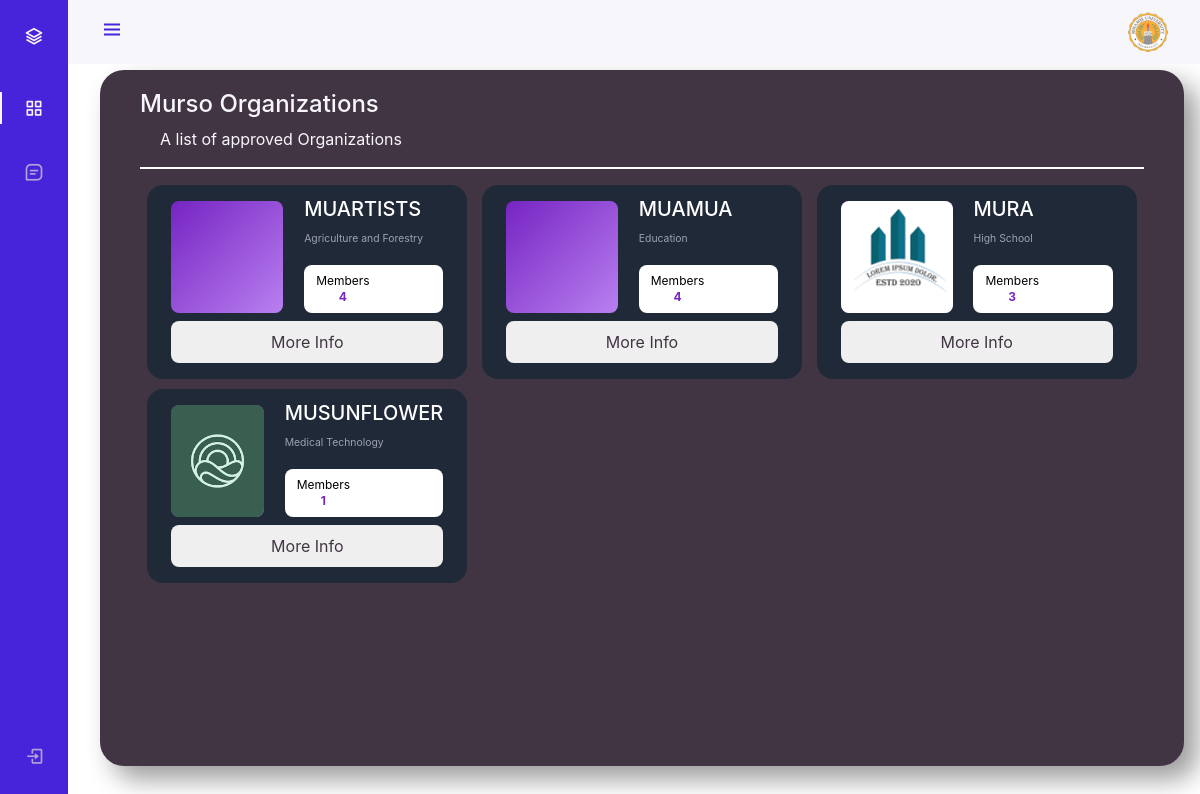
The page / on the database its author committed.
### tables this page shows
CREATE TABLE `organization` (
  `org_id` int(11) NOT NULL,
  `filename` varchar(100) NOT NULL,
  `org_name` varchar(255) NOT NULL,
  `org_desc` varchar(255) NOT NULL,
  `org_dept` enum('Agriculture and Forestry','Arts and Sciences','Business and Management','Computer Studies','Criminology','Dentistry','Education','Engineering and Technology','Law','Maritime Education','Medical Technology','Nursing, Midwifery & Radiologic Technology','High School','Grade School') NOT NULL,
  `org_adviser` varchar(255) NOT NULL,
  `creation_date` date DEFAULT NULL
);

### index.php (the view, shortened to what this page needs)
<?php
include "config.php";
?>
<!DOCTYPE html>
<html lang="en">
<head>
    <link rel="stylesheet" href="https://cdn.jsdelivr.net/npm/boxicons@latest/css/boxicons.min.css">
    <link rel="stylesheet" href="./css/style.css">
    <link rel="stylesheet" href="https://cdn.jsdelivr.net/npm/bootstrap@4.6.2/dist/css/bootstrap.min.css">
</head>
<body id="body-pd">
    <header class="header" id="header">
        <div class="header_toggle"> <i class='bx bx-menu' id="header-toggle"></i> </div>
        <div class="header_img"> <img src="./img/MU_LOGO.png" alt="logo of misamis university"> </div>
    </header>
    <div class="l-navbar" id="nav-bar">
        <nav class="nav">
            <div> <a href="#" class="nav_logo"> <i class='bx bx-layer nav_logo-icon'></i> <span class="nav_logo-name">MU Murso</span> </a>
                <div class="nav_list">
                    <a href="index.php" class="nav_link active"> <i class='bx bx-grid-alt nav_icon'></i> <span class="nav_name">Organizations</span> </a>
                    <a href="view.php" class="nav_link"> <i class='bx bx-message-square-detail nav_icon'></i> <span class="nav_name">View Organizations</span> </a>
                </div>
            </div>
            <?php if (isset($_SESSION['user'])) : ?>
                <form action="" method="get">
                    <a href="?logout" class="nav_link"> <i class='bx bx-log-out nav_icon'></i> <span class="nav_name">SignOut</span> </a>
                </form>
            <?php else : ?>
                <a href="login.php" class="nav_link"> <i class='bx bx-log-in nav_icon'></i> <span class="nav_name">Login</span> </a>
            <?php endif; ?>
        </nav>
    </div>
    <?php
    $getOrg = "SELECT a.*, COUNT(b.org_id) AS num_members
                    FROM organization a
                    LEFT JOIN orgs_mem b ON a.org_id = b.org_id
                    GROUP BY a.org_id;";
    $getOrgRes = $mysql->query($getOrg);
    ?>
    <div class="content" style="margin-top: 70px;">
        <section class="main-section">
            <div class="top-section">
                <h4>Murso Organizations</h4>
                <p style="padding-left: 20px;">A list of approved Organizations</p>
                <hr style="border: 1px solid white">
            </div>
            <div class="card-content">
                <?php while ($row = $getOrgRes->fetch_assoc()) : ?>
                    <div class="cards">
                        <div class="infos">
                            <div class="image">
                                <?php if(!empty($row['filename'])): ?>
                                    <img class="image-holder"src="./img/<?php echo $row['filename'] ?>" alt="">
                                <?php endif;?>
                            </div>
                            <div class="info">
                                <div>
                                    <p class="name"><?= $row['org_name'] ?></p>
                                    <p class="function"><?= $row['org_dept'] ?></p>
                                </div>
                                <div class="stats">
                                    <p class="flex">Members<span class="state-value"><?= $row['num_members'] ?></span></p>
                                </div>
                            </div>
                        </div>
                        <a href="view.php?id=<?= $row['org_id'] ?>">
                            <button class="request" type="button">More Info</button>
                        </a>
                    </div>
                <?php endwhile;   ?>
            </div>
        </section>
    </div>
</body>
</html>

### css/style.css (style rules this page uses)
:root { --header-height: 3rem; --nav-width: 68px; --first-color: #4723d9; --first-color-light: #afa5d9; --white-color: #f7f6fb; --body-font: "Nunito", sans-serif; --normal-font-size: 1rem; --z-fixed: 100; }
body { position: relative; margin: var(--header-height) 0 0 0; padding: 0 1rem; font-family: var(--body-font); font-size: var(--normal-font-size); transition: 0.5s; }
a { text-decoration: none; }
.header { width: 100%; height: var(--header-height); position: fixed; top: 0; left: 0; display: flex; align-items: center; justify-content: space-between; padding: 0 1rem; background-color: var(--white-color); z-index: var(--z-fixed); transition: 0.5s; }
.header_toggle { color: var(--first-color); font-size: 1.5rem; cursor: pointer; }
.header_img { width: 35px; height: 35px; display: flex; justify-content: center; border-radius: 50%; overflow: hidden; }
.header_img img { width: 40px; }
.l-navbar { position: fixed; top: 0; left: -30%; width: var(--nav-width); height: 100vh; background-color: var(--first-color); padding: 0.5rem 1rem 0 0; transition: 0.5s; z-index: var(--z-fixed); }
.nav { height: 100%; display: flex; flex-direction: column; justify-content: space-between; overflow: hidden; }
.nav_logo, .nav_link { display: grid; grid-template-columns: max-content max-content; align-items: center; column-gap: 1rem; padding: 0.5rem 0 0.5rem 1.5rem; }
.nav_logo { margin-bottom: 2rem; }
.nav_logo-icon { font-size: 1.25rem; color: var(--white-color); }
.nav_link { position: relative; color: var(--first-color-light); margin-bottom: 1.5rem; transition: 0.3s; }
.nav_icon { font-size: 1.25rem; }
.active { color: var(--white-color); }
.active::before { content: ""; position: absolute; left: 0; width: 2px; height: 32px; background-color: var(--white-color); }
.content { position: relative; height: 87vh; background-color: #413543; border-radius: 24px; box-shadow: 13px 13px 26px #9b9b9b, -13px -13px 26px #ffffff; overflow: auto; }
.main-section { color: #f7f6fb; padding: 20px; margin: 0 20px; }
.card-content { display: grid; place-items: center; grid-template-columns: 1fr 1fr 1fr; row-gap: 10px; }
.cards { max-width: 320px; width: 100%; border-radius: 1rem; background-color: rgba(31, 41, 55, 1); padding: 1rem 1.5rem; background-color: rgb(31, 41, 55); }
.infos { display: flex; flex-direction: row; align-items: flex-start; grid-gap: 1rem; gap: 1.3rem; }
.image { height: 7rem; width: 7rem; border-radius: 0.5rem; background-color: rgb(118, 36, 194); background: linear-gradient( to bottom right, rgb(118, 36, 194), rgb(185, 128, 240) ); }
.image-holder { height: 100%; width: 100%; object-fit: cover; border-radius: 0.5rem; }
.info { height: 7rem; flex: 1; display: flex; flex-direction: column; justify-content: space-between; }
.name { font-size: 1.25rem; line-height: 1rem; font-weight: 500; color: rgba(255, 255, 255, 1); }
.function { font-size: 0.65rem; line-height: 0.8rem; color: rgba(156, 163, 175, 1); text-overflow: ellipsis; }
.stats { width: 100%; border-radius: 0.5rem; background-color: rgba(255, 255, 255, 1); padding: 0.5rem; display: flex; align-items: center; justify-content: space-between; font-size: 0.75rem; line-height: 1rem; color: rgba(0, 0, 0, 1); }
.flex { display: flex; flex-direction: column; align-items: center; margin: 0 4px; }
.state-value { font-weight: 700; color: rgb(118, 36, 194); }
.request { text-decoration: none; color: #413543; }
.request { margin-top: 0.5rem; width: 100%; border: 1px solid transparent; border-radius: 0.5rem; padding: 0.5rem 1rem; font-size: 1rem; line-height: 1.5rem; transition: all 0.3s ease; }
@media screen and (min-width: 768px) { body { margin: calc(var(--header-height) + 1rem) 0 0 0; padding-left: calc(var(--nav-width) + 2rem); } }
@media screen and (min-width: 768px) { .header { height: calc(var(--header-height) + 1rem); padding: 0 2rem 0 calc(var(--nav-width) + 2rem); } }
@media screen and (min-width: 768px) { .header_img { width: 40px; height: 40px; } }
@media screen and (min-width: 768px) { .header_img img { width: 45px; } }
@media screen and (min-width: 768px) { .l-navbar { left: 0; padding: 1rem 1rem 0 0; } }

### rows shown on the page
organization: org_name "MUARTISTS", org_dept "Agriculture and Forestry", num_members "4"
organization: org_name "MUAMUA", org_dept "Education", num_members "4"
organization: filename (picture), org_name "MURA", org_dept "High School", num_members "3"
organization: filename (picture), org_name "MUSUNFLOWER", org_dept "Medical Technology", num_members "1"
